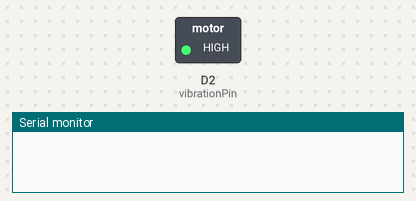
Simulated run of this sketch. Board: ESP8266 (Wemos D1 mini). On the bench: switched loads named in the sketch (green lamp = pin HIGH), the last lines printed to the serial monitor.

Above: at 0.1 s.
At 39.45 s:
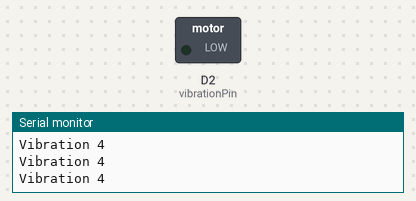
Timing chart, 0 to 40.0 s (numbered marks = the images above):
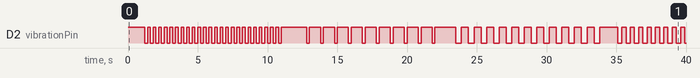

The sketch:

find_periods.ino
```cpp
const int vibrationPin = D2;
unsigned long vibrationStartTime;  // Define variable to store the start time
const unsigned long vibrationDuration = 10000;  // 10 seconds

void setup() {
  Serial.begin(115200);

  pinMode(vibrationPin, OUTPUT);
}

void loop() {
  digitalWrite(vibrationPin, HIGH);
    delay(1000);  // Vibration ON duration
    digitalWrite(vibrationPin, LOW);
    for (int i = 0; i < 5; i++) {
      activateVibrationPattern(i);
      digitalWrite(vibrationPin, HIGH);
      delay(1000);  // Vibration ON duration
      digitalWrite(vibrationPin, LOW);
  }

  // Wait for 9 seconds (10 seconds total period)
  delay(9000);
}

void activateVibrationPattern(int patternNumber) {
  vibrationStartTime = millis();  // Record the start time of the vibration

  switch (patternNumber) {
    case 0:
      // Pattern 1: Vibrate for 0.2 seconds, pause for 0.2 seconds, repeat
      while (millis() - vibrationStartTime < vibrationDuration) {
        Serial.println("Vibration 1");
        digitalWrite(vibrationPin, HIGH);
        delay(200);  // Vibration ON duration
        digitalWrite(vibrationPin, LOW);
        delay(200);  // Vibration OFF duration
      }
      break;
    case 1:
      // Pattern 2: Vibrate for 0.8 seconds, pause for 0.2 seconds, repeat
      while (millis() - vibrationStartTime < vibrationDuration) {
        Serial.println("Vibration 2");

        digitalWrite(vibrationPin, HIGH);
        delay(800);  // Vibration ON duration
        digitalWrite(vibrationPin, LOW);
        delay(200);  // Vibration OFF duration
      }
      break;
    case 2:
      // Pattern 3: Vibrate for 0.5 seconds, pause for 0.4 seconds, repeat
      while (millis() - vibrationStartTime < vibrationDuration) {
        Serial.println("Vibration 3");

        digitalWrite(vibrationPin, HIGH);
        delay(500);  // Vibration ON duration
        digitalWrite(vibrationPin, LOW);
        delay(400);  // Vibration OFF duration
      }
      break;
    case 3:
      // Pattern 4: Vibrate for 0.3 seconds, pause for 0.3 seconds, repeat
      while (millis() - vibrationStartTime < vibrationDuration) {
        Serial.println("Vibration 4");

        digitalWrite(vibrationPin, HIGH);
        delay(300);  // Vibration ON duration
        digitalWrite(vibrationPin, LOW);
        delay(300);  // Vibration OFF duration
      }
      break;
    case 4:
      // Pattern 5: Vibrate for 0.2 seconds, pause for 0.1 seconds, repeat
      while (millis() - vibrationStartTime < vibrationDuration) {
        Serial.println("Vibration 5");

        digitalWrite(vibrationPin, HIGH);
        delay(200);  // Vibration ON duration
        digitalWrite(vibrationPin, LOW);
        delay(100);  // Vibration OFF duration
      }
      break;
    default:
      break;
  }

  digitalWrite(vibrationPin, LOW);
}
```

Measured:
- by itself, D2 (vibrationPin): LOW → HIGH at 0.00 s, → LOW 1.2 s later, → HIGH 0.20 s later, → LOW 0.20 s later, … (112 changes in this stretch)
